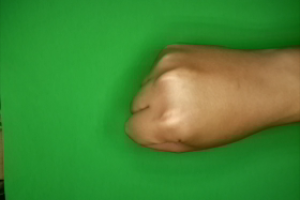
#> input picture data/training/rock/1VoYiUgPE6h45MLu.png, 300 x 200 px, found by its file name
$ python data_exploration.py
#> lines starting #> are read from the running program, lines starting #| are printed output that depends on the picture
import os
import numpy as np
from PIL import Image
import matplotlib.pyplot as plt
from collections import Counter

# Paths
DATA_DIR = "data/training"
RESULTS_DIR = "results"

# Create results directory
os.makedirs(RESULTS_DIR, exist_ok=True)

def load_images_from_folder(folder_path):
    images = []
    filenames = []

    valid_extensions = ('.png', '.jpg', '.jpeg', '.bmp')

    for filename in os.listdir(folder_path):
        if filename.lower().endswith(valid_extensions):
            img_path = os.path.join(folder_path, filename)
            try:
                img = Image.open(img_path)
                # Convert to RGB if needed
                if img.mode != 'RGB':
                    img = img.convert('RGB')
                images.append(np.array(img))
                filenames.append(filename)
            except Exception as e:
                print(f"Error loading {filename}: {e}")

    return images, filenames

def explore_dataset():
    print("="*70)
    print("DATASET EXPLORATION")
    print("="*70)

    classes = ['rock', 'paper', 'scissors']
    class_data = {}

    # Load data for each class
    for class_name in classes:
        class_path = os.path.join(DATA_DIR, class_name)

        if not os.path.exists(class_path):
            print(f"Warning: {class_path} does not exist!")
            continue

        images, filenames = load_images_from_folder(class_path)
#> in load_images_from_folder, img is the input picture: PIL image 300x200 RGB; mean R, G, B 65.7, 136.4, 51.7
        class_data[class_name] = {
            'images': images,
            'filenames': filenames,
            'count': len(images)
        }

        print(f"\n{class_name.upper()}:")
        print(f"  Number of images: {len(images)}")

        if len(images) > 0:
            # Analyze image properties
            shapes = [img.shape for img in images]
            heights = [s[0] for s in shapes]
            widths = [s[1] for s in shapes]

            print(f"  Image dimensions:")
            print(f"    Height: min={min(heights)}, max={max(heights)}, avg={np.mean(heights):.1f}")
            print(f"    Width:  min={min(widths)}, max={max(widths)}, avg={np.mean(widths):.1f}")

    return class_data

def visualize_class_distribution(class_data):
    print("\n" + "="*70)
    print("GENERATING CLASS DISTRIBUTION PLOT")
    print("="*70)

    classes = list(class_data.keys())
    counts = [class_data[c]['count'] for c in classes]

    plt.figure(figsize=(10, 6))
    colors = ['#FF6B6B', '#4ECDC4', '#45B7D1']
    bars = plt.bar(classes, counts, color=colors, alpha=0.8)

    plt.xlabel('Class', fontsize=12, fontweight='bold')
    plt.ylabel('Number of Images', fontsize=12, fontweight='bold')
    plt.title('Class Distribution in Dataset', fontsize=14, fontweight='bold')
    plt.grid(True, alpha=0.3, axis='y')

    # Add count labels on bars
    for bar, count in zip(bars, counts):
        height = bar.get_height()
        plt.text(bar.get_x() + bar.get_width()/2., height,
                f'{int(count)}',
                ha='center', va='bottom', fontweight='bold')

    plt.tight_layout()
    plt.savefig(os.path.join(RESULTS_DIR, 'class_distribution.png'), dpi=300, bbox_inches='tight')
    print(f"Saved: {RESULTS_DIR}/class_distribution.png")
    plt.close()

def visualize_sample_images(class_data, samples_per_class=3):
    print("\n" + "="*70)
    print("GENERATING SAMPLE IMAGES VISUALIZATION")
    print("="*70)

    classes = list(class_data.keys())

    fig, axes = plt.subplots(len(classes), samples_per_class, figsize=(12, 4*len(classes)))

    for i, class_name in enumerate(classes):
        images = class_data[class_name]['images']

        # Select random samples
        num_samples = min(samples_per_class, len(images))
        indices = np.random.choice(len(images), num_samples, replace=False)

        for j in range(samples_per_class):
            if j < num_samples:
                img = images[indices[j]]
                axes[i, j].imshow(img)
                axes[i, j].axis('off')
                if j == 0:
                    axes[i, j].set_title(f'{class_name.upper()}',
                                        fontsize=12, fontweight='bold', loc='left')
            else:
                axes[i, j].axis('off')

    plt.suptitle('Sample Images from Dataset', fontsize=14, fontweight='bold')
    plt.tight_layout()
    plt.savefig(os.path.join(RESULTS_DIR, 'sample_images.png'), dpi=300, bbox_inches='tight')
    print(f"Saved: {RESULTS_DIR}/sample_images.png")
    plt.close()

def analyze_image_statistics(class_data):
    print("\n" + "="*70)
    print("IMAGE STATISTICS ANALYSIS")
    print("="*70)

    for class_name, data in class_data.items():
        images = data['images']

        if len(images) == 0:
            continue

        print(f"\n{class_name.upper()}:")

        # Compute statistics on a sample
        sample_size = min(50, len(images))
        sample_images = images[:sample_size]

        # Brightness statistics
        brightness_values = [np.mean(img) for img in sample_images]
        print(f"  Brightness: min={min(brightness_values):.1f}, "
              f"max={max(brightness_values):.1f}, avg={np.mean(brightness_values):.1f}")

        # Color channel statistics
        red_means = [np.mean(img[:,:,0]) for img in sample_images]
        green_means = [np.mean(img[:,:,1]) for img in sample_images]
        blue_means = [np.mean(img[:,:,2]) for img in sample_images]

        print(f"  Red channel avg:   {np.mean(red_means):.1f}")
        print(f"  Green channel avg: {np.mean(green_means):.1f}")
        print(f"  Blue channel avg:  {np.mean(blue_means):.1f}")

def main():
    print("\n" + "="*70)
    print("ROCK-PAPER-SCISSORS DETECTION")
    print("="*70)

    # Check if data directory exists
    if not os.path.exists(DATA_DIR):
        print(f"\nError: Data directory '{DATA_DIR}' not found!")
        print("Please ensure your data is organized as:")
        print("  data/rock/")
        print("  data/paper/")
        print("  data/scissors/")
        return

    # Explore dataset
    class_data = explore_dataset()
#> in explore_dataset, `images, filenames = load_images_from_folder(class_path)`: images = 1 item; filenames = ['1VoYiUgPE6h45MLu.png']
#|   Number of images: 1
#> in explore_dataset, `shapes = [img.shape for img in images]`: shapes = [(200, 300, 3)]
#> in explore_dataset, `heights = [s[0] for s in shapes]`: heights = [200]
#> in explore_dataset, `widths = [s[1] for s in shapes]`: widths = [300]
#|     Height: min=200, max=200, avg=200.0
#|     Width:  min=300, max=300, avg=300.0
#> class_data = 2 items

    if not class_data:
        print("\nError: No data found!")
        return

    # Generate visualizations
    visualize_class_distribution(class_data)
#> in visualize_class_distribution, `classes = list(class_data.keys())`: classes = ['rock', 'paper']
#> in visualize_class_distribution, `counts = [class_data[c]['count'] for c in classes]`: counts = [1, 1]
#> the loop in visualize_class_distribution, `for bar, count in zip(bars, counts):` made 2 passes
#> in visualize_class_distribution, `plt.savefig(os.path.join(RESULTS_DIR, 'class_distribution.png'), dpi=3..`:
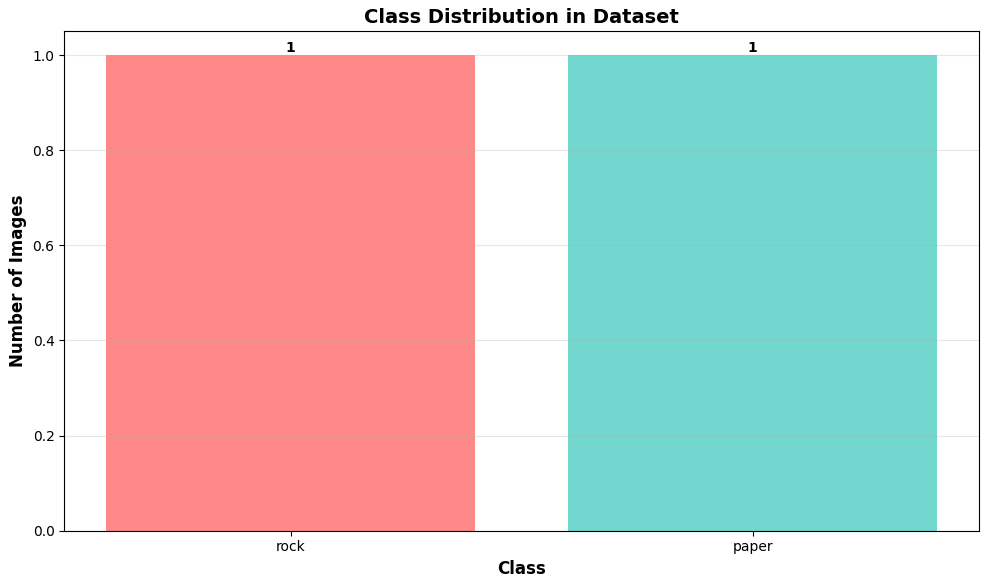
#> figure drawn by matplotlib, 1 panel
    visualize_sample_images(class_data)
#> in visualize_sample_images, `classes = list(class_data.keys())`: classes = ['rock', 'paper']
#> the loop in visualize_sample_images, `for i, class_name in enumerate(classes):` made 2 passes
#> (class_name, num_samples, indices) on passes 1 to 2: ('rock', 1, [0]), ('paper', 1, [0])
#> in visualize_sample_images, `plt.savefig(os.path.join(RESULTS_DIR, 'sample_images.png'), dpi=300, b..`:
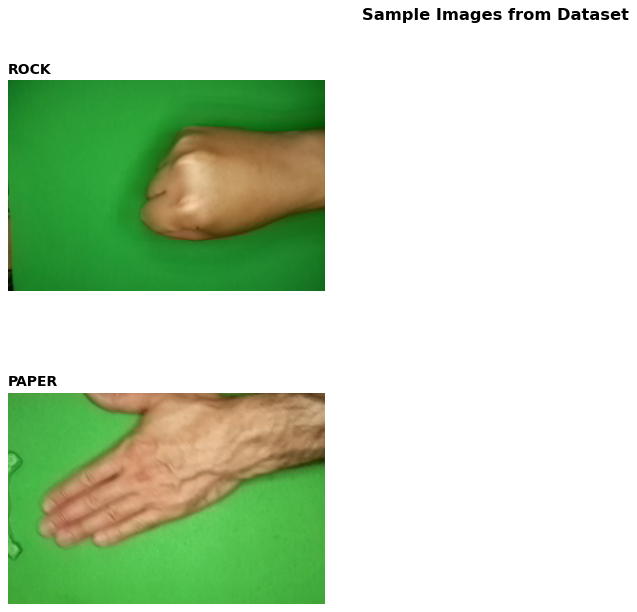
#> figure drawn by matplotlib, 2 panels

    # Analyze statistics
    analyze_image_statistics(class_data)
#> the loop in analyze_image_statistics, `for class_name, data in class_data.items():` made 2 passes
#> (class_name, sample_size, brightness_values, red_means, green_means, blue_means) on passes 1 to 2: ('rock', 1, [84.61], [65.7], [136.4], [51.69]), ('paper', 1, [124.7], [122.4], [166.8], [84.86])
#| ROCK:
#|   Brightness: min=84.6, max=84.6, avg=84.6
#|   Red channel avg:   65.7
#|   Green channel avg: 136.4
#|   Blue channel avg:  51.7
#| PAPER:
#|   Brightness: min=124.7, max=124.7, avg=124.7
#|   Red channel avg:   122.4
#|   Green channel avg: 166.8
#|   Blue channel avg:  84.9

    # Summary
    total_images = sum(data['count'] for data in class_data.values())
#> total_images = 2
    print("\n" + "="*70)
    print("SUMMARY")
    print("="*70)
    print(f"Total images: {total_images}")
#| Total images: 2
    print(f"Classes: {len(class_data)}")
#| Classes: 2
    print(f"Visualizations saved in: {RESULTS_DIR}/")
    print("\nNext step: Run feature_extraction.py")
    print("="*70)

if __name__ == "__main__":
    main()
